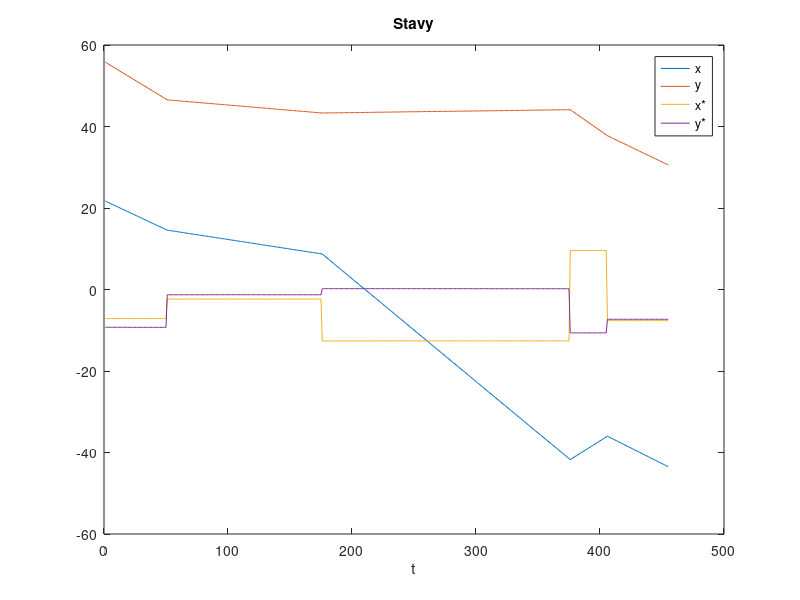

The MATLAB script that drew this image: (Note: this script raises an error after producing the figure.)
%% EXTENDED KALMAN FILTER
% inicializace
close all; clear; clc;

dt = 0.02;
N = 455;
ALPHA_Q = 1e-3;
ALPHA_P = 1e-6;

global f B F Q R m_x0 P0

% matice dynamiky
f = [
        1 0 dt 0;
        0 1 0 dt;
        0 0 1 0 ;
        0 0 0 1 ;
    ];
B = [0 0; 0 0; 1 0; 0 1];
% KF mat.
F = [
        1 0 dt 0 0 0;
        0 1 0 dt 0 0;
        0 0 1 0  1 0;
        0 0 0 1  0 1;
        0 0 0 0  1 0;
        0 0 0 0  0 1;
     ]; 
 
Q = 10e-6 * eye(6);
Q(5,5) = ALPHA_Q; Q(6,6) = ALPHA_Q;

R = [
        4e-4 * (pi/180)^2      0;
        0                    1e-4
    ];

m_x0 = [20; 50; 0; -12; 0; 0;];


P0 = eye(6);
P0(5,5) = ALPHA_P; P0(6,6) = ALPHA_P; %pocatecni podminka pro rizeni


%% SIMULATION
% precompute noises
% sim.w = mvgrnd(zeros(size(Q,1),1), Q, N)';
% sim.w_u = mvgrnd([0;0], eye(2)*ALPHA_Q, N)'; 
% sim.v = mvgrnd([0;0], R, N)'; 


sim.w = mvnrnd(zeros(size(Q,1),1), Q, N)';
sim.w_u = mvnrnd([0;0], eye(2)*ALPHA_Q, N)'; 
sim.v = mvnrnd([0;0], R, N)'; 


% RANDOM WALK
% sim.x = m_x0(1:4);
% sim.u = [0; 0];
% sim.z = [0; 0];
% for k = 1:1:N-1
%     [sim.x(:,k+1), sim.u(:,k+1)] = state_eq(sim.x(:,k), sim.u(:,k), sim.w(1:4,k), sim.w_u(:,k)); % dyn. sim.
%      sim.z(:,k+1) = get_observ(sim.x(:,k+1), sim.v(:,k+1)); % measurement sim
%end


% POSKYTNUTA DATA
load('isf_4_data.mat');
sim.x = x;
sim.z = z;
sim.u = u;
N = size(sim.x, 2);

figure(1);
plot(sim.x')
legend('x', 'y', 'x*', 'y*');
title('Stavy');
xlabel('t');
%% estimace


tic
 kfres = kf(N, sim.z);
toc


%% RESULTS
k_start = 1; % plot K-first steps
k_end = 454;
t = k_start:k_end;

figure (2); hold on;
plot(kfres.xp(1,t), kfres.xp(2,t), 'c-');
plot(kfres.xp(1,1), kfres.xp(2,1), 'cx');
plot(kfres.xf(1,t), kfres.xf(2,t), 'b-');
plot(kfres.xf(1,1), kfres.xf(2,1), 'bx');
plot(sim.x(1,t), sim.x(2,t), 'r-');
plot(sim.x(1,1), sim.x(2,1), 'r*');
%legend('pos pred','pos pred', 'pos filt', 'pos filt', 'reálná poloha lodě');
legend('predikovaná pozice','začátek predikce','filtrovaná pozice', 'začátek filtrace','skutečná poloha lodě', 'začátek pozorování', 'Location', 'best');
title('Pozice lodi');
xlabel('x'); ylabel('y');


% reziduum pozice  

figure(3); hold on;
plot(t, kfres.resid(2,t), 'c-', 'Linewidth', 2);
plot(t, kfres.resid(1,t),'b-','Linewidth', 2);
legend('predikované residuum', 'filtrované residuum');
title('Residuum pozice');
xlabel('t')

mse_filt_x  = (sim.x(1, 1:end-1) - kfres.xf(1, :)) * (sim.x(1, 1:end-1) - kfres.xf(1, :))';
mse_filt_y  = (sim.x(2, 1:end-1) - kfres.xf(2, :)) * (sim.x(2, 1:end-1) - kfres.xf(2, :))';
mse = mse_filt_x + mse_filt_y 

% reziduum rychlosti
cartesian = zeros(2, N);
velocity_car = zeros(1, N);

for ind = 2:N
    cartesian(1,ind) = atand(z(1, ind)/z(1,ind-1))*cos(sqrt(z(1,ind-1)^2 +z(1,ind)^2));
    cartesian(2,ind) = atand(z(1, ind)/z(1,ind-1))*sin(sqrt(z(1,ind-1)^2 +z(1,ind)^2));
    velocity_car(1,ind) = sqrt((cartesian(1,ind)-cartesian(1,ind-1))^2 + (cartesian(2,ind)-cartesian(2,ind-1))^2);

    cartesian_pred(1,ind) = atand(kfres.xp(1, ind)/kfres.xp(1,ind-1))*cos(sqrt(kfres.xp(1,ind-1)^2 +kfres.xp(1,ind)^2));
    cartesian_pred(2,ind) = atand(kfres.xp(1, ind)/kfres.xp(1,ind-1))*sin(sqrt(kfres.xp(1,ind-1)^2 +kfres.xp(1,ind)^2));
    velocity_car_pred(1,ind) = sqrt((cartesian_pred(1,ind)-cartesian_pred(1,ind-1))^2 + (cartesian_pred(2,ind)-cartesian_pred(2,ind-1))^2);
end 


figure(4)
plot(t, velocity_car(1,t), 'r-')
hold on 
plot(t, velocity_car_pred(1,t), 'b-')

figure(5);
diff = abs(velocity_car_pred -velocity_car);
plot(t, diff(1,t))

% stav: [poloha, rychlost]  
% dynamics simulation
% function [x_new, u_new] = state_eq(x, u, w, wu)
%     global f B
%     % u neznamo, v simulaci nahodna prochazka 
%     u_new = eye(2)*u + wu;
%     x_new = f*x + B*u_new + w;
% end
% % measurement simulation --- get new observation
% function new_z = get_observ(x, v)
%    Cx = [atan2(x(2), x(1)); sqrt(x(2)^2 + x(1)^2)];
%    new_z = Cx + v;
% end


function h = getH(x)
    h = [
            atan2(x(2), x(1));
            sqrt(x(2)^2 + x(1)^2);
        ];
end
% jacobian h based on x1, x2
function H = getHJacob(x) 
    H = zeros(2,6); %dim (R,Q)
    H(1:2,1:2) = [
            -x(2)/(x(1)^2+x(2)^2),       x(1)/(x(1)^2 + x(2)^2);
             x(1)/sqrt(x(1)^2 + x(2)^2), x(2)/sqrt(x(1)^2+x(2)^2)
        ];
end


% KALMAN filtr
function res = kf(N, z)
    global P0 m_x0
    % init result struct
    res.xp(:,1) = mvnrnd(m_x0, P0, 1)'; % init x0 -- nejistota poc. odhadu
    res.pp{1} = P0;
    for k = 1:1:N-1
        [res.xf(:,k), res.pf{k}, res.resid(:,k)] = kff(res.xp(:,k), res.pp{k}, z(:,k));
        [res.xp(:, k+1), res.pp{k+1}] = kfp(res.xf(:,k), res.pf{k});
    end
end
function [xp, pp] = kfp(xf, pf)
    global F Q
    xp = F*xf;
    pp = F*pf*F' + Q;
end
function [xf, pf, resid] = kff(xp, pp, z)
    global R
    H = getHJacob(xp);
    h = getH(xp);
    K  = pp * H' * (H*pp*H' + R)^(-1);
    xf = xp + K * (z-h); % bacha v reziduu h() ne jacob. H
    pf = pp - K *H*pp;
    resid = z-h;
end



% % multivariate gaussian sampling 
% function y = mvgrnd(m,sigma,n)
%     % m is the mean vector, sigma is the variance-covariance matrix and n is the number of iterations
% 
%     U = chol(sigma); 
%     % Cholesky decomposition. U is an upper triangular matrix
% 
%     d = length(m);
% 
%     for i = 1:n
%         y(i,1:d) = m' + randn(1,d)*U;
%     end
% end